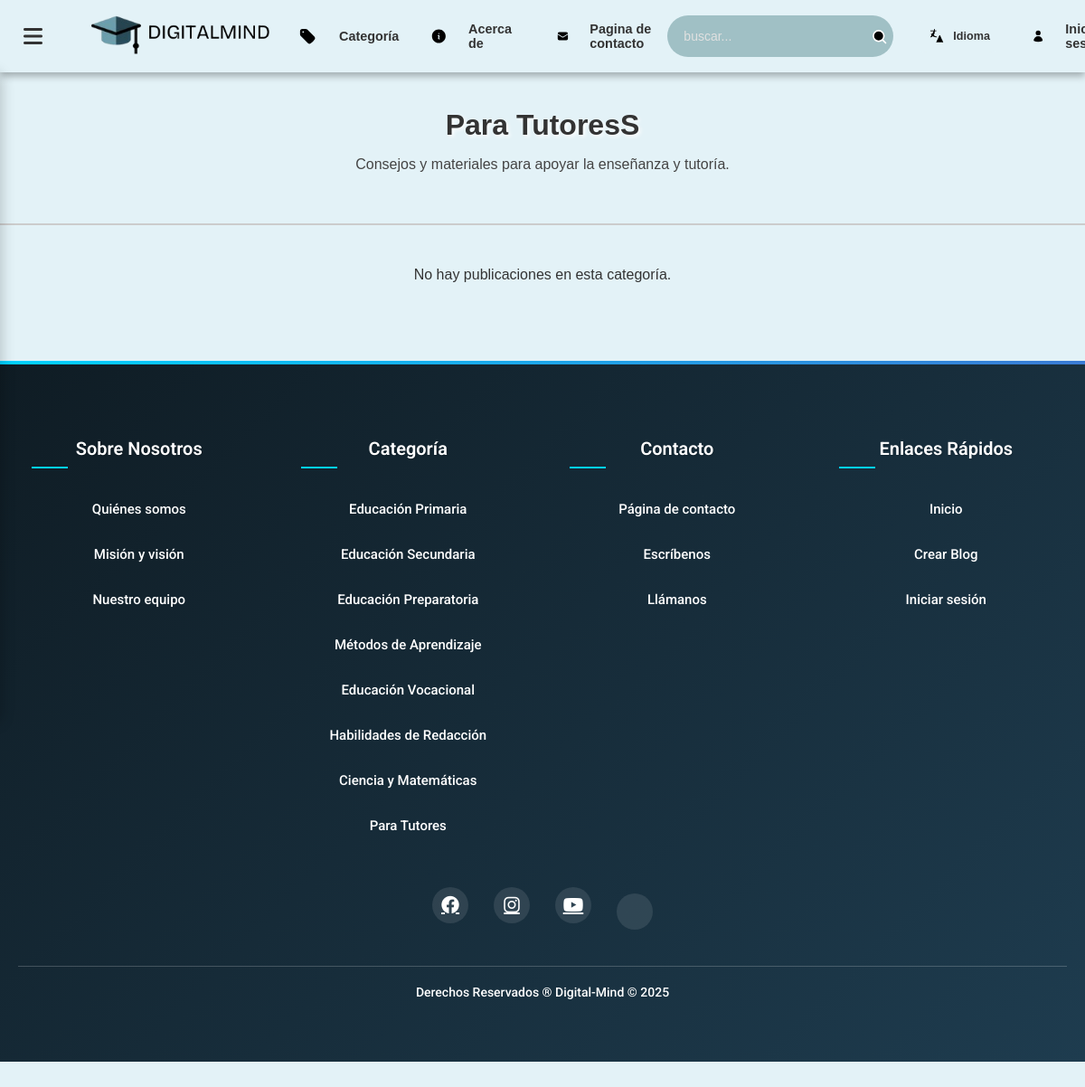
Page /PHP/categoria.php?id=12 on the earlier database version.
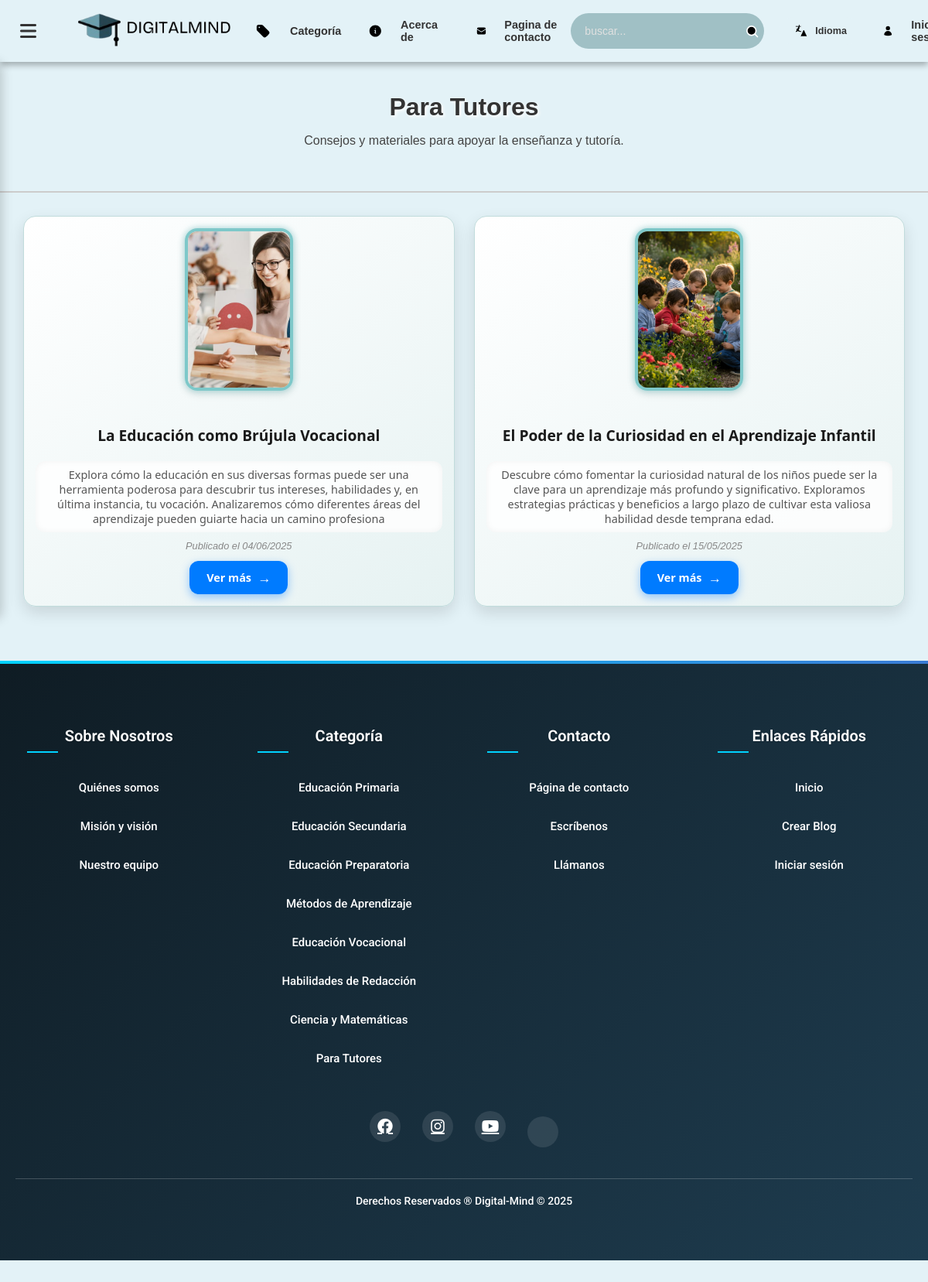
Same page on the later database version.
### tables this page shows
CREATE TABLE `categoria` (
  `id` int(11) NOT NULL,
  `nombre` varchar(100) NOT NULL,
  `descripcion_corta` varchar(255) DEFAULT NULL,
  `imagen` varchar(255) DEFAULT NULL
);

CREATE TABLE `publicaciones_2` (
  `id` int(11) NOT NULL,
  `titular` varchar(255) NOT NULL,
  `fecha` date NOT NULL,
  `descripcion_corta` varchar(255) NOT NULL,
  `contenido` text NOT NULL,
  `referencia` varchar(255) NOT NULL,
  `imagen` varchar(255) DEFAULT NULL COMMENT 'Ruta/nombre del archivo de imagen',
  `categoria` varchar(50) NOT NULL,
  `fecha_creacion` timestamp NOT NULL DEFAULT current_timestamp(),
  `total_ratings` int(11) DEFAULT 0,
  `rating_count` int(11) DEFAULT 0,
  `mensaje` varchar(255) NOT NULL,
  `estado` enum('publicado','archivado') DEFAULT 'publicado',
  `categoria_id` int(11) DEFAULT NULL
);

### PHP/categoria.php (the view, shortened to what this page needs)
<?php
include 'blog_db.php';
include 'header.php';
include 'dashboard.php';
$categoria_id = isset($_GET['id']) ? intval($_GET['id']) : 0;
$sql_cat = "SELECT nombre, descripcion_corta, imagen FROM categoria WHERE id = $categoria_id";
$res_cat = $conn->query($sql_cat);
$row_cat = $res_cat->fetch_assoc();
$descripcionCategoria = $row_cat['descripcion_corta'];
$tituloCategoria = $row_cat['nombre'];
$sql = "SELECT * FROM publicaciones_2 WHERE categoria_id = $categoria_id AND estado = 'publicado' ORDER BY fecha DESC";
$resultado = $conn->query($sql);
?>
<!DOCTYPE html>
<html lang="es">
<head>
  <link rel="stylesheet" href="../css/style.css">
</head>
<body>
  <div class="categoria-banner">
    <h1><?php echo $tituloCategoria; ?></h1>
    <?php if (!empty($descripcionCategoria)): ?>
      <p style="color:#444;"><?= htmlspecialchars($descripcionCategoria) ?></p>
    <?php endif; ?>
  </div>
  <div class="categoria-content">
    <?php if ($resultado->num_rows > 0): ?>
        <?php while ($fila = $resultado->fetch_assoc()): ?>
          <div class="blog-card">
            <?php if (!empty($fila['imagen'])): ?>
              <img src="IMG/<?php echo htmlspecialchars($fila['imagen']); ?>" alt="Imagen del post">
            <?php endif; ?>
            <h2><?php echo htmlspecialchars($fila['titular']); ?></h2>
            <p><?php echo htmlspecialchars($fila['descripcion_corta']); ?></p>
            <div class="fecha">Publicado el <?php echo date('d/m/Y', strtotime($fila['fecha'])); ?></div>
            <a class="ver-mas" href="post_completo.php?id=<?php echo $fila['id']; ?>">Ver más</a>
          </div>
        <?php endwhile; ?>
    <?php else: ?>
        <p style="text-align:center;">No hay publicaciones en esta categoría.</p>
    <?php endif; ?>
  </div>
</body>
</html>
<?php
include 'footer.php';
?>

Differences in the rows shown:
changed categoria "Consejos y materiales para apoyar la enseñanza y tutoría.": nombre "Para TutoresS" → "Para Tutores"
now on this page (row edited): publicaciones_2: imagen (picture), titular "La Educación como Brújula Vocacional", descripcion_corta "Explora cómo la educación en sus diversas formas puede ser una herramienta poderosa para descubrir tus intereses, habilidades y, en última instancia, tu vocación. Analizaremos cómo diferentes áreas del aprendizaje pueden guiarte hacia un camino profesiona", fecha "04/06/2025"
now on this page (row edited): publicaciones_2: imagen (picture), titular "El Poder de la Curiosidad en el Aprendizaje Infantil", descripcion_corta "Descubre cómo fomentar la curiosidad natural de los niños puede ser la clave para un aprendizaje más profundo y significativo. Exploramos estrategias prácticas y beneficios a largo plazo de cultivar esta valiosa habilidad desde temprana edad.", fecha "15/05/2025"
Other differences:
text no longer shown: "No hay publicaciones en esta categoría."
